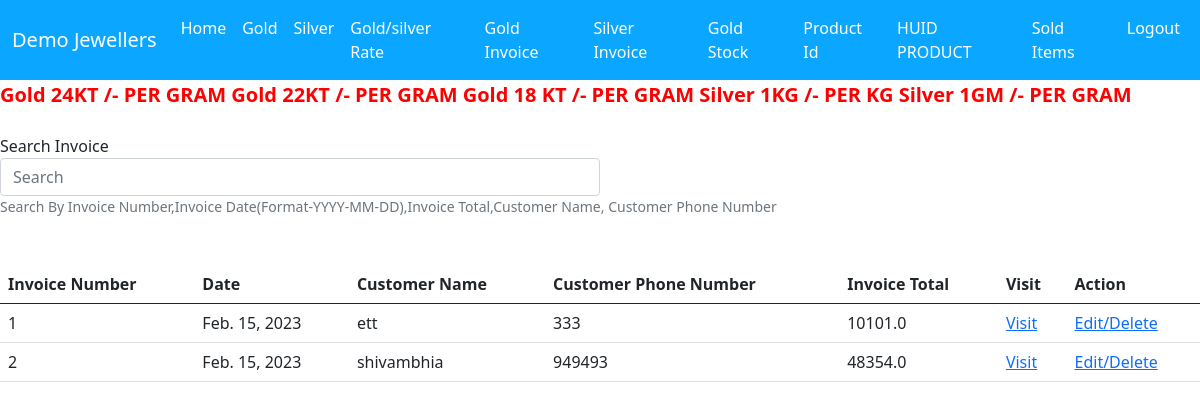
The page /gold_invoice on the database its author committed.
### dashboard/models.py (models this page shows, shortened)
class Shop_details(models.Model):
    name = models.CharField(max_length=100)
    address = models.CharField(max_length=200)
    phone_number = models.CharField(max_length=10,blank=True)
    phone_number_2 = models.CharField(max_length=10,blank=True)
    gst_number = models.CharField(max_length=100)
    bis_hm_number = models.CharField(max_length=100)

class Invoice(models.Model):
    invoice_number = models.IntegerField(primary_key=True,editable=False)
    invoice_date = models.DateField()
    customer_name = models.CharField(max_length=100)
    customer_phone_number=models.CharField(max_length=10,blank=True)
    pan_number = models.CharField(max_length=100,default=None,blank=True,null=True)
    gst_number = models.CharField(max_length=100,default=None,blank=True,null=True)
    product_total = models.FloatField()
    sgst = models.FloatField()
    cgst = models.FloatField()
    invoice_total = models.FloatField()
    is_estimate = models.CharField(max_length=5)

### dashboard/views.py (the view, shortened to what this page needs)
# urls.py: path('gold_invoice',views.gold_invoice,name='gold_invoice'),
def gold_invoice(request):
    obj = {}
    try:
        rate = Rate.objects.get(date=date.today())
        obj['rate'] = rate
    except:
        obj['rate'] = "null"
    try:
        obj['invoice'] = Invoice.objects.all().order_by('-invoice_date')
    except:
        obj['invoice'] = "null"
    shop =  Shop_details.objects.last()
    if shop != None:
        obj['shop'] = shop
    else:
        obj['shop'] = "null"
    return render(request,"goldinvoice.html",context=obj)

### dashboard/views.py (called while the page is built)
def is_ajax(request):
    return request.META.get('HTTP_X_REQUESTED_WITH') == 'XMLHttpRequest'

### templates/goldinvoice.html (shortened to what this page needs)
<div class="result">
{% extends "header.html" %}
{% block content%}
    {% if invoice != "null" %}
    <br>
    <div class="form-group">
        <label for="exampleInputEmail1">Search Invoice</label>
        <div class="col-lg-6">
            <input type="email" class="form-control md" id="search"  placeholder="Search">
        </div>
            <small id="emailHelp" class="form-text text-muted">Search By Invoice Number,Invoice Date(Format-YYYY-MM-DD),Invoice Total,Customer Name, Customer Phone Number</small>
            <br>
      </div>
    <br><br>
    <div class="main_table">
        <table class="table">
            <thead>
            <tr>
                <th scope="col">Invoice Number</th>
                <th scope="col">Date</th>
                <th scope="col">Customer Name</th>
                <th scope="col">Customer Phone Number</th>
                <th scope="col">Invoice Total</th>
                <th scope="col">Visit</th>
                <th scope="col">Action</th>
            </tr>
            </thead>
            <tbody>
                {% for invo in invoice%}
                <tr>
                    <td>{{invo.invoice_number}}</td>
                    <td>{{invo.invoice_date}}</td>
                    <td>{{invo.customer_name}}</td>
                    <td>{{invo.customer_phone_number}}</td>
                    <td>{{invo.invoice_total}}</td>
                    <td><a href="/generate_gold_invoice/{{invo.invoice_number}}" target=_blank>Visit</a></td>
                    <td><a href="http://127.0.0.1:8000/admin/dashboard/invoice/{{invo.invoice_number}}/change/" target="_blank">Edit/Delete</a></td>
                </tr>
                {%endfor%}
            </tbody>
        </table>
    </div>
    {% endif %}
{%endblock%}

### templates/header.html (shortened to what this page needs)
{% load static %}
<html lang="en">
<head>
     <link href="{% static 'css/bootstrap.min.css' %}" rel="stylesheet">
  </head>
<body>
    <div class="test">
    <nav class="navbar navbar-expand-lg ">
        <div class="container-fluid">
          {% if shop != "null" %}
            <a class="navbar-brand" href="/dashboard" style="color:white">{{shop.name}}</a>
          {%else%}
          <a class="navbar-brand" href="#" style="color:red">Please Enter Shop Details</a>
          {% endif%}
          <div class="collapse navbar-collapse" id="navbarSupportedContent">
            <ul class="navbar-nav me-auto mb-2 mb-lg-0">
              <li class="nav-item">
                <a class="nav-link active" aria-current="page" href="http://127.0.0.1:8000/dashboard" style="color:white">Home</a>
              </li>
               <li class="nav-item">
                <a class="nav-link" href="http://127.0.0.1:8000/gold" style="color:white">Gold</a>
              </li>
              <li class="nav-item">
                <a class="nav-link" href="http://127.0.0.1:8000/silver" style="color:white">Silver</a>
              </li>
              <li class="nav-item">
                <a class="nav-link"  href="http://127.0.0.1:8000/rate" style="color:white">Gold/silver Rate</a>
              </li>
              <li class="nav-item">
                <a class="nav-link" href="http://127.0.0.1:8000/gold_invoice" style="color:white">Gold Invoice</a>
              </li>
              <li class="nav-item">
                <a class="nav-link" href="http://127.0.0.1:8000/silver_invoice" style="color:white">Silver Invoice</a>
              </li>
              <li class="nav-item">
                <a class="nav-link" href="http://127.0.0.1:8000/product" style="color:white">Gold Stock</a>
              </li>
              <li style="float:right">
                <a class="nav-link" href="pid" style="color:white" >Product Id</a>
              </li>
              <li class="nav-item">
                <a class="nav-link" href="http://127.0.0.1:8000/huid" style="color:white">HUID PRODUCT</a>
              </li>
               <li style="float:right">
                <a class="nav-link" href="http://127.0.0.1:8000/sold"style="color:white" >Sold Items</a>
              </li>
              <li style="float:right">
                <a class="nav-link" href="logout" style="color:white">Logout</a>
              </li>
            </ul>
          </div>
        </div>
      </nav>
    </div>
      <marquee width="100%" direction="right" height="50px" scrollamount="12" style="color:red;font-size: 20px;">
      <b>Gold 24KT  /- PER GRAM Gold 22KT  /- PER GRAM Gold 18 KT   /- PER GRAM Silver 1KG  /- PER KG Silver 1GM   /- PER GRAM</b>
      </marquee>
{% block content %}
{% endblock %}
</body>
</html>

### templates/header.html (style rules this page uses)
.navbar { background-color:#0ba6ff; }

### rows shown on the page
Shop_details: name "Demo Jewellers"
Invoice: invoice_number "1", invoice_date "Feb. 15, 2023", customer_name "ett", customer_phone_number "333", invoice_total "10101.0"
Invoice: invoice_number "2", invoice_date "Feb. 15, 2023", customer_name "shivambhia", customer_phone_number "949493", invoice_total "48354.0"
